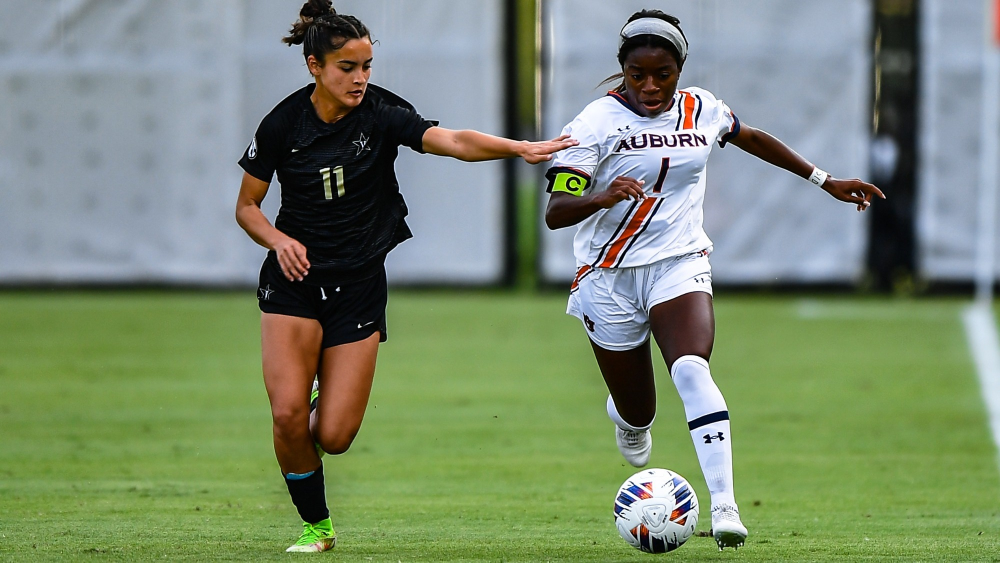
#> input picture wk03/soccer.jpg, 2000 x 1125 px (shown at 1/2 size)
$ jupyter execute 3-5.ipynb   (shell and % lines are left out)
#> lines starting #> are read from the running program, lines starting #| are printed output that depends on the picture
[cell 1]
import cv2 as cv
import numpy as np

[cell 2]
img=cv.imread('soccer.jpg')
#> img is the input picture: shape (1125, 2000, 3); mean B, G, R 112.3, 138, 122
img=cv.resize(img,dsize=(0,0),fx=0.25,fy=0.25)
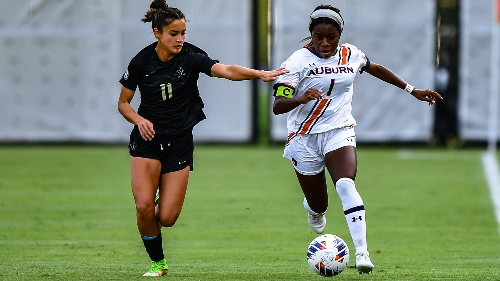
#> img: shape (281, 500, 3); mean B, G, R 112.5, 138.2, 122.1

[cell 3]
def gamma(f,gamma=1.0):
#> called with gamma = 0.1
    f1=f/255.0			# L=256이라고 가정
    return np.uint8(255*(f1**gamma))
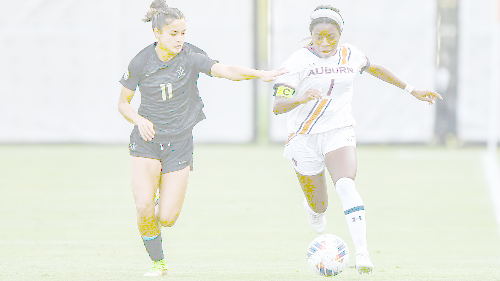
#> returned value: shape (281, 500, 3); mean of channels 0, 1, 2 227.3, 235.1, 232.3; drawn as B, G, R

[cell 4]
gc=np.hstack((gamma(img,0.1), gamma(img,0.5),gamma(img,0.75),gamma(img,1.0),gamma(img,2.0),gamma(img,3.0)))
#> call 2 of gamma, with gamma = 0.5
#> in gamma (call 2), `return np.uint8(255*(f1**gamma))`:
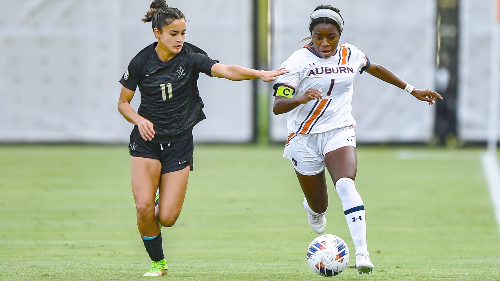
#> returned value: shape (281, 500, 3); mean of channels 0, 1, 2 158.5, 180.3, 169.7; drawn as B, G, R
#> call 3 of gamma, with gamma = 0.75
#> in gamma (call 3), `return np.uint8(255*(f1**gamma))`:
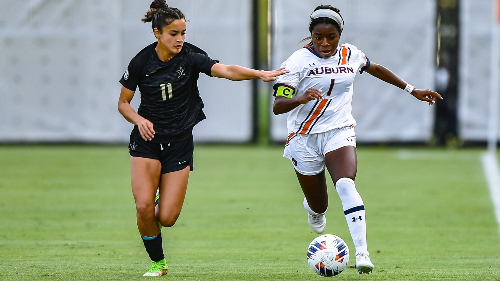
#> returned value: shape (281, 500, 3); mean of channels 0, 1, 2 131.7, 156.7, 142.9; drawn as B, G, R
#> in gamma (call 5), `return np.uint8(255*(f1**gamma))`:
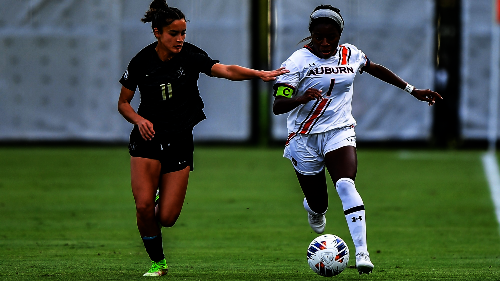
#> returned value: shape (281, 500, 3); mean of channels 0, 1, 2 67.5, 86.4, 67.8; drawn as B, G, R
#> in gamma (call 6), `return np.uint8(255*(f1**gamma))`:
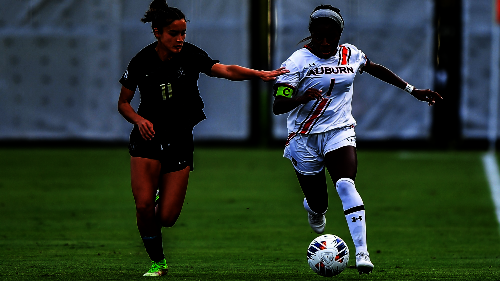
#> returned value: shape (281, 500, 3); mean of channels 0, 1, 2 46.7, 56.6, 40.2; drawn as B, G, R
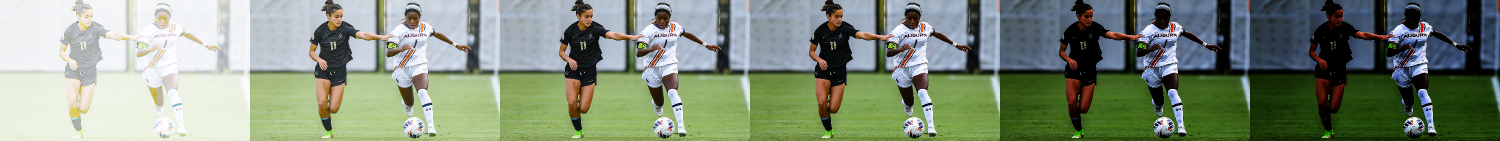
#> gc: shape (281, 3000, 3) (shown at 1/2 size); mean B, G, R 124, 142.2, 129.2
cv.imshow('gamma',gc)

cv.waitKey()
cv.destroyAllWindows()

$ run again, with wk03/girl_laughing.jpg copied over wk03/soccer.jpg
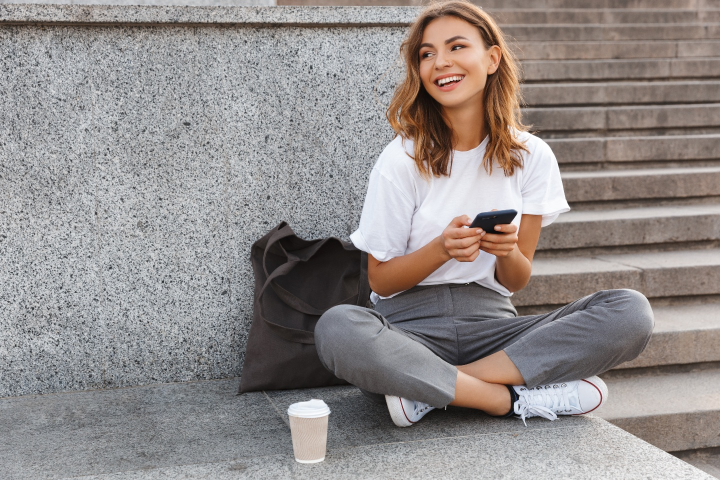
#> input picture wk03/girl_laughing.jpg, 1440 x 960 px (shown at 1/2 size)
#> img is the input picture: shape (960, 1440, 3); mean B, G, R 139.3, 140.7, 146.8
#> img: shape (240, 360, 3)
#> in gamma (call 6), `return np.uint8(255*(f1**gamma))`:
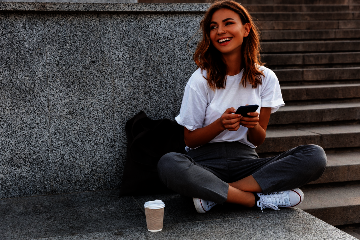
#> returned value: shape (240, 360, 3); mean of channels 0, 1, 2 58, 57.2, 62.3; drawn as B, G, R
#> `gc=np.hstack((gamma(img,0.1), gamma(img,0.5),gamma(img,0.75),gamma(img..`:
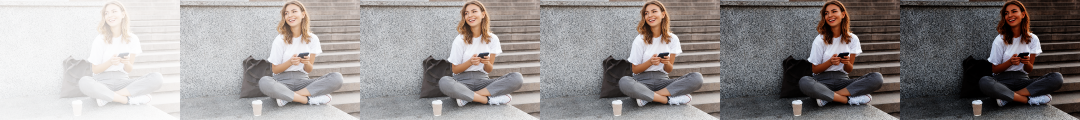
#> gc: shape (240, 2160, 3) (shown at 1/2 size); mean B, G, R 144.1, 144.8, 149.6

$ run again, with wk03/mistyroad.jpg copied over wk03/soccer.jpg
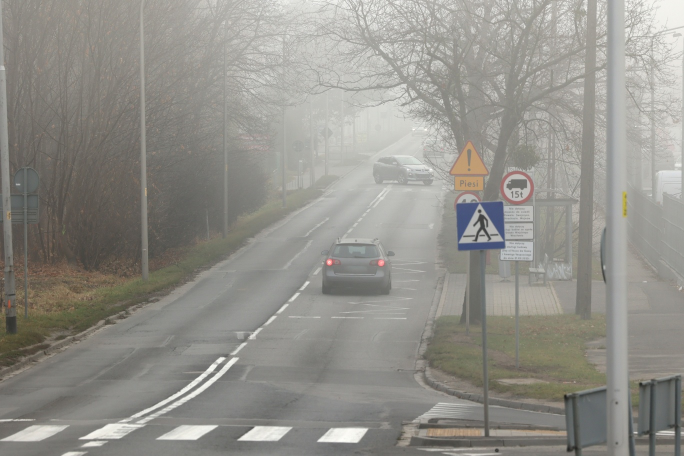
#> input picture wk03/mistyroad.jpg, 1368 x 912 px (shown at 1/2 size)
#> img is the input picture: shape (912, 1368, 3); mean B, G, R 138.8, 145, 146.5
#> img: shape (228, 342, 3)
#> in gamma (call 6), `return np.uint8(255*(f1**gamma))`:
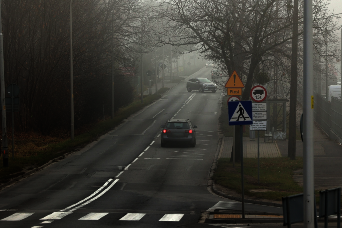
#> returned value: shape (228, 342, 3); mean of channels 0, 1, 2 48.6, 54.2, 55.5; drawn as B, G, R
#> `gc=np.hstack((gamma(img,0.1), gamma(img,0.5),gamma(img,0.75),gamma(img..`:
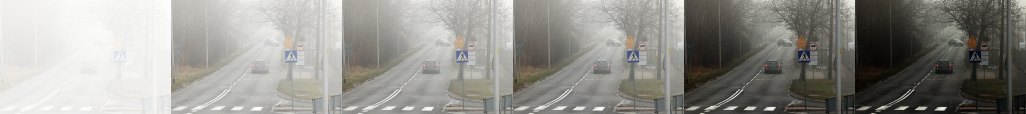
#> gc: shape (228, 2052, 3) (shown at 1/2 size); mean B, G, R 142.1, 147, 148.2
